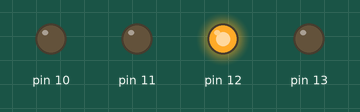
The sketch below on a simulated Arduino Uno, built with avr-gcc and run on an emulated ATmega328P. On the bench: output pins drawn as LEDs (lit = HIGH). Random numbers use the default seed unless the sketch sets one.

Above: at 1.7 s.
At 2.3 s:
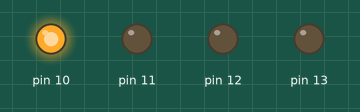
At 4.4 s:
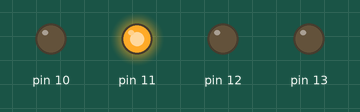
At 5.3 s:
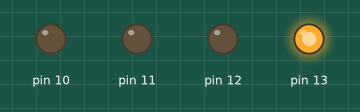
At 7.1 s:
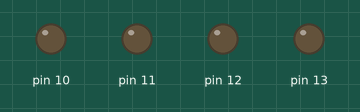
Timing chart, 0 to 8.6 s (numbered marks = the images above):
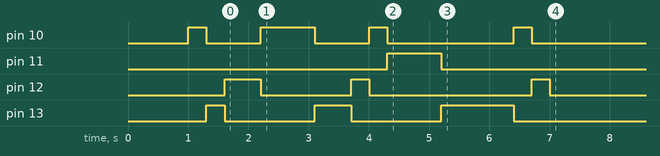

The sketch:

022-sequenza_led_casuali.ino
```cpp
int seq[10];

void setup()
{
  pinMode(10, OUTPUT);
  pinMode(11, OUTPUT);
  pinMode(12, OUTPUT);
  pinMode(13, OUTPUT);

  //inizializzo i numeri casuali
  randomSeed(analogRead(0));

  //genero la sequenza di numeri casuali tra 1 e 4
  for (int i = 0; i < sizeof(seq); i++)
  {
    seq[i] = random(10,14);
    delay(50);
  }

  //accendo i led leggendo la sequnza generata
  for (int i = 0; i < sizeof(seq); i++)
  {
    digitalWrite(seq[i], HIGH);
    delay(300);

    //spengo tutti i led
    digitalWrite(10, LOW);
    digitalWrite(11, LOW);
    digitalWrite(12, LOW);
    digitalWrite(13, LOW);

  }
}

void loop()
{

}
```
